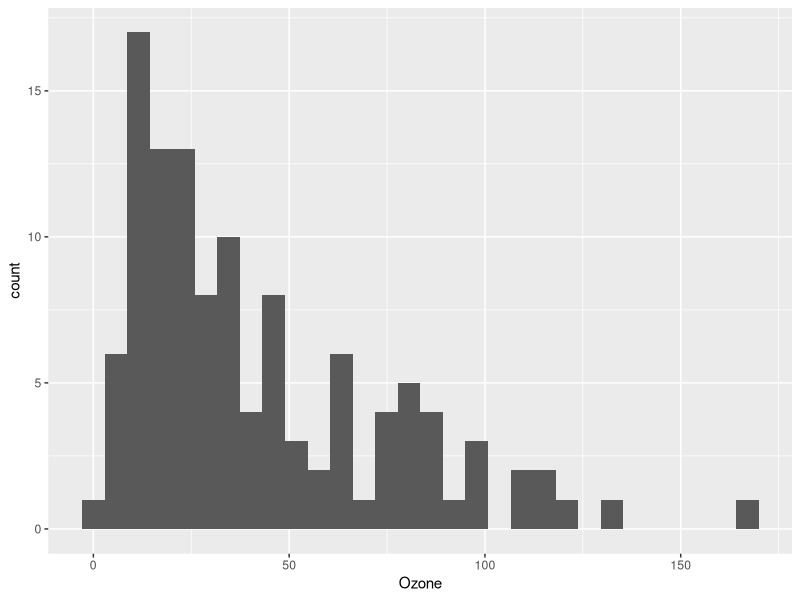
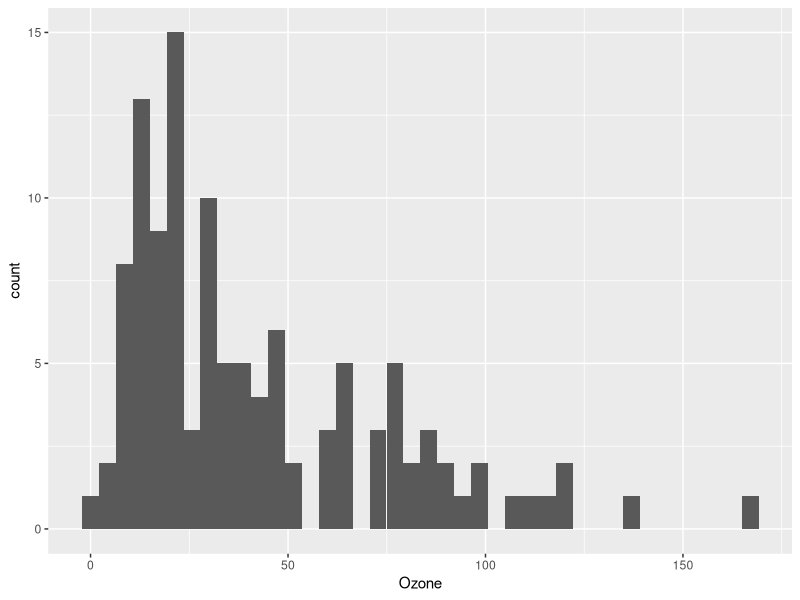
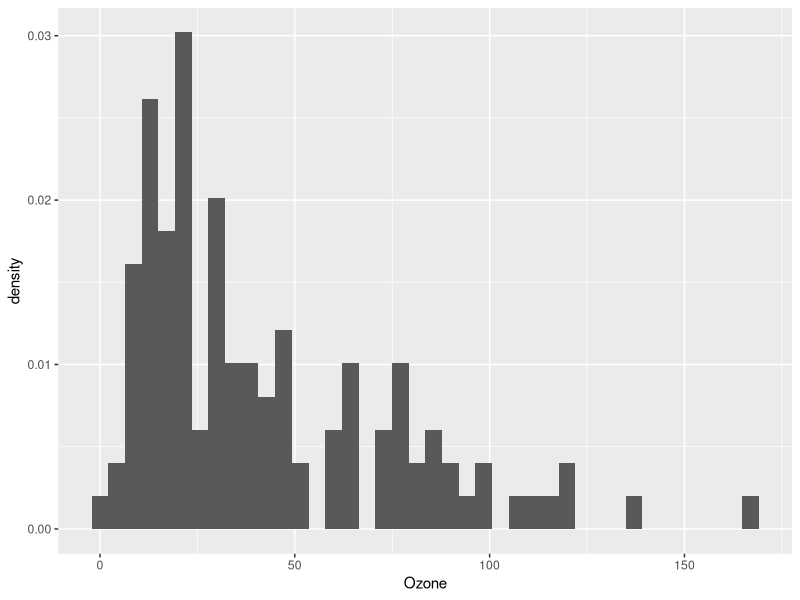
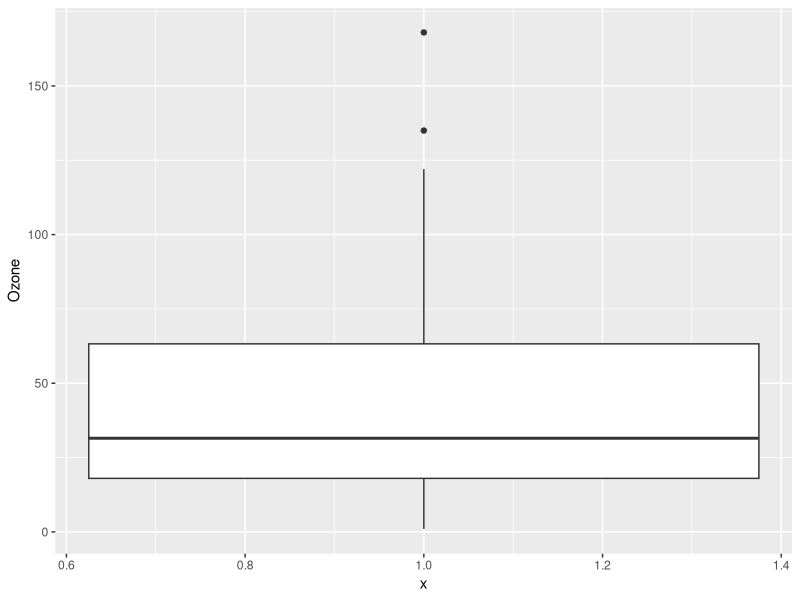
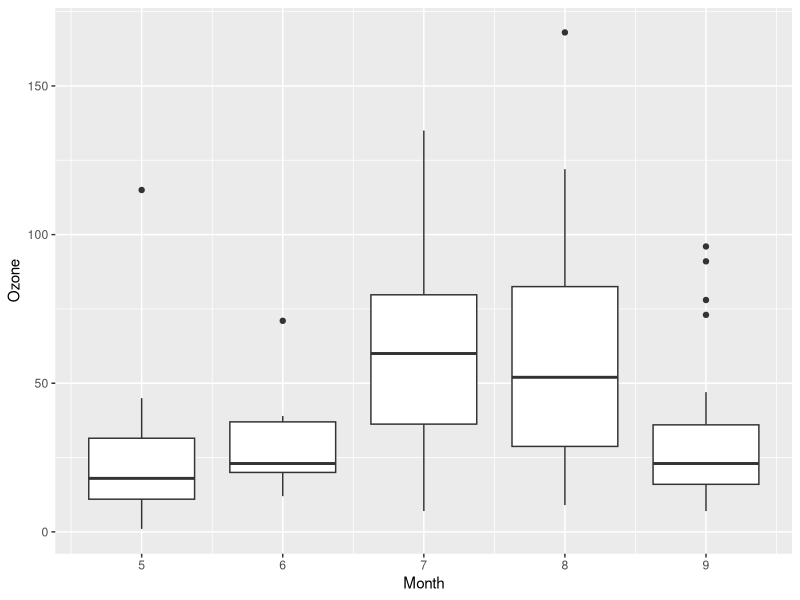
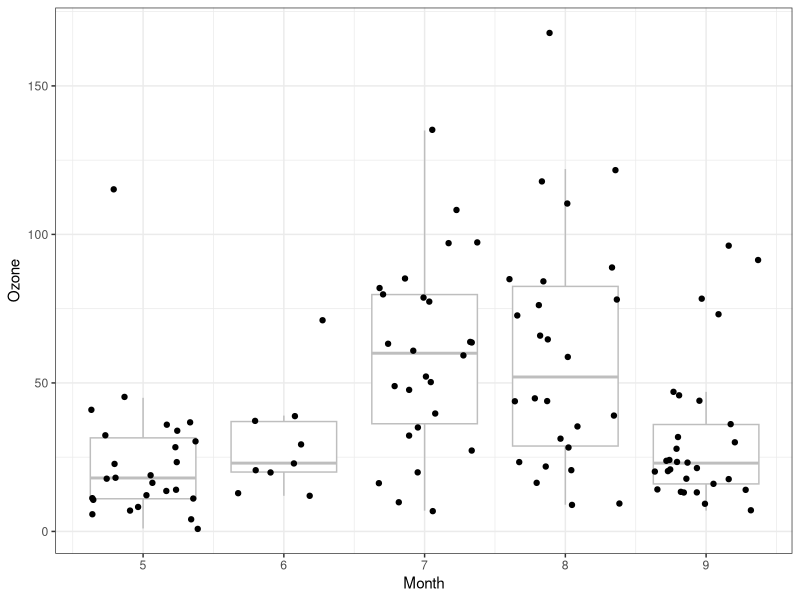
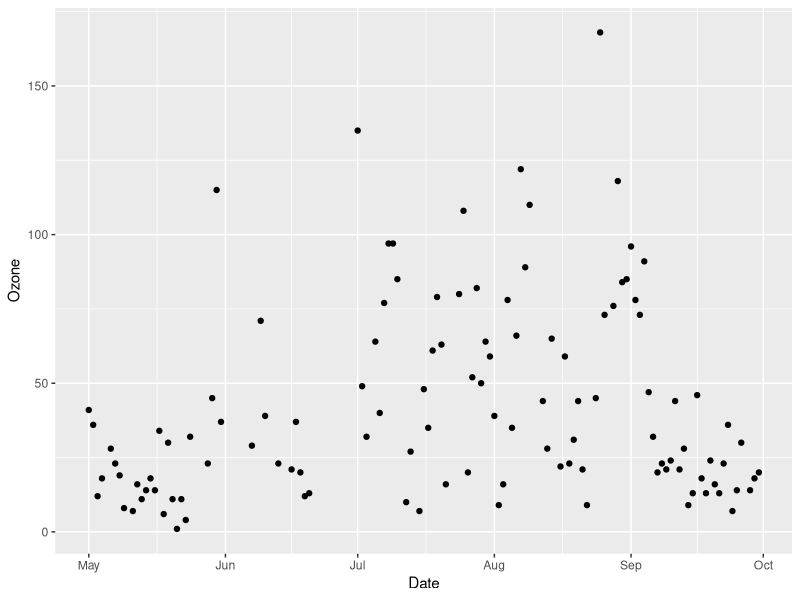
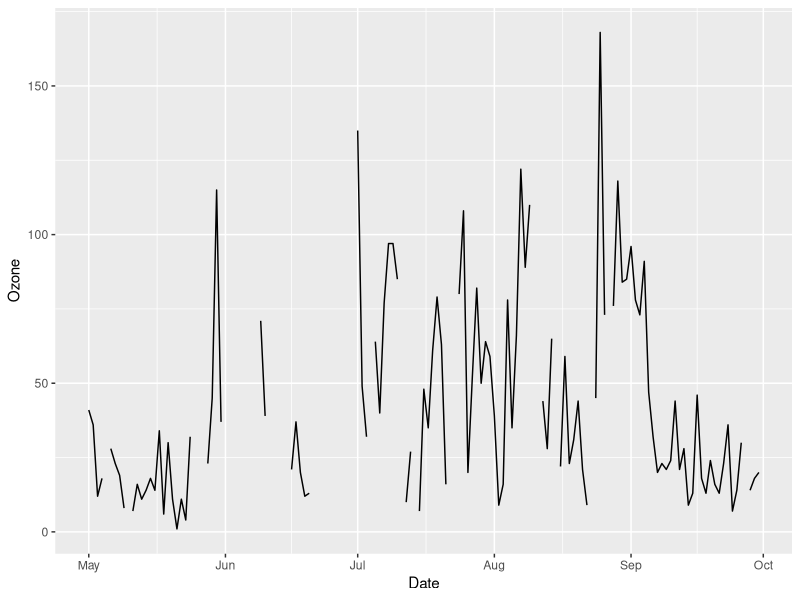

The R source for these figures, in order:
## ---- eval=FALSE---------------------------------------------------------
## install.packages("tidyverse")

## ---- eval=FALSE---------------------------------------------------------
## install.packages(c("dplyr","tidyr","ggplot2"))

## ---- eval=FALSE---------------------------------------------------------
## library("dplyr")
## library("tidyr")
## library("ggplot2")

## ------------------------------------------------------------------------
library("tidyverse")

## ------------------------------------------------------------------------
dim(airquality)
head(airquality)
tail(airquality)
summary(airquality)

## ---- eval=FALSE---------------------------------------------------------
## ?airquality

## ------------------------------------------------------------------------
airquality <- airquality %>%
  mutate(Date = as.Date(paste("1973",Month,Day,sep="/"))) 

## ------------------------------------------------------------------------
ggplot(airquality,     # data.frame containing the data
       aes(x=Ozone)) + # a column name from the data.frame
  geom_histogram()     # create a histogram

## ------------------------------------------------------------------------
ggplot(airquality, aes(x=Ozone)) + 
  geom_histogram(bins = 40)

## ------------------------------------------------------------------------
ggplot(airquality, aes(x=Ozone)) + 
  geom_histogram(aes(y=..density..), bins = 40)

## ------------------------------------------------------------------------
ggplot(airquality,     
       aes(x=1,y=Ozone)) + 
  geom_boxplot()     

## ------------------------------------------------------------------------
ggplot(airquality,     
       aes(x=Month, y=Ozone, group=Month)) + 
  geom_boxplot()     

## ------------------------------------------------------------------------
ggplot(airquality,     
       aes(x=Month, y=Ozone, group=Month)) + 
  geom_boxplot(color='grey',                 # make the boxes not so obvious
               outlier.shape = NA) +         # remove outliers, 
  geom_jitter() +                            # because they get plotted here
  theme_bw()                                 # Change the theme to remove gray

## ------------------------------------------------------------------------
ggplot(airquality, aes(x = Date, y = Ozone)) +
  geom_point()

## ------------------------------------------------------------------------
ggplot(airquality, aes(x = Date, y = Ozone)) +
  geom_line()

## ------------------------------------------------------------------------
ggplot(airquality, aes(x = Solar.R, y = Ozone)) +
  geom_point()

## ------------------------------------------------------------------------
ggplot(airquality,     
       aes(x=Month, y=Ozone, group=Month)) + 
  geom_point() 

## ------------------------------------------------------------------------
ggplot(airquality,     
       aes(x=Month, y=Ozone, group=Month)) + 
  geom_jitter() 

## ------------------------------------------------------------------------
ggplot(airquality,     
       aes(x=Month, y=Ozone, group=Month)) + 
  geom_boxplot(color='grey',                 # make the boxes not so obvious
               outlier.shape = NA) +         # remove outliers, 
  geom_point() +                             # because they get plotted here
  theme_bw()                                 # Change the theme to remove gray

## ------------------------------------------------------------------------
ggplot(airquality,     
       aes(x=Month, y=Ozone, group=Month)) + 
  geom_boxplot(color='grey',                 # make the boxes not so obvious
               outlier.shape = NA) +         # remove outliers, 
  geom_jitter() +                            # because they get plotted here
  theme_bw()                                 # Change the theme to remove gray

## ------------------------------------------------------------------------
airquality_long <- airquality %>%
  select(-Month, -Day) %>%              # Remove these columns
  tidyr::gather(response, value, -Date)

## ------------------------------------------------------------------------
dim(airquality)
dim(airquality_long)

head(airquality_long)
summary(airquality_long)
table(airquality_long$response)

## ------------------------------------------------------------------------
ggplot(airquality_long, 
       aes(x = Date, y = value, 
           linetype = response,
           color = response, 
           group = response)) +
  geom_line()

## ------------------------------------------------------------------------
ggplot(airquality_long, aes(Date, value)) +
  geom_point() + 
  facet_wrap(~response)

## ------------------------------------------------------------------------
ggplot(airquality_long, aes(Date, value)) +
  geom_line() + 
  facet_wrap(~response,scales="free_y")

## ------------------------------------------------------------------------
airquality2 <- airquality_long %>%
  tidyr::spread(response, value)

## ------------------------------------------------------------------------
g <- ggplot(airquality2,
       aes(x = Temp, y = Wind)) +
  geom_point()

g # Then you can see the plot by just typing the object name

## ------------------------------------------------------------------------
g <- g +
  labs(x = "Temperature (F)",
       y = "Wind speed (mph)",
       title = "New York (May-September 1973)")

g

## ------------------------------------------------------------------------
g <- g + theme_bw()
g

## ------------------------------------------------------------------------
g <- g + geom_smooth(method="lm")
g

## ------------------------------------------------------------------------
ggplot(airquality2,
       aes(x = Temp, y = Wind)) +
  geom_point() +
  geom_smooth(method = "lm") + 
  labs(x = "Temperature (F)",
       y = "Wind speed (mph)",
       title = "New York (May-September 1973)") + 
  theme_bw()

## ----eval=FALSE----------------------------------------------------------
## ggsave(filename = "plot.png", plot = g, width = 5, height = 4)
